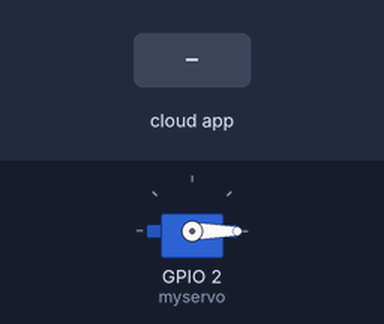
A sketch run on a simulated ESP8266 (NodeMCU). Shown: servo. The test bench sets the inputs (shaded band). The RemoteXY app is connected.

Above: at 1.2 s.
1.3 s: the phone or cloud app sets slider_01 to 1
Timing chart, 0 to 4.3 s (numbered marks = the images above; inputs shaded):
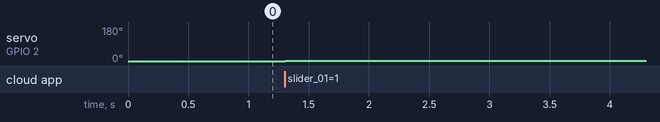

The sketch:

WiFi_controlled_Servo_Motor.ino
```cpp
#define REMOTEXY_MODE__ESP8266WIFI_LIB_POINT
#include <ESP8266WiFi.h>
#define REMOTEXY_WIFI_SSID "RemoteXY"
#define REMOTEXY_WIFI_PASSWORD ""
#define REMOTEXY_SERVER_PORT 6377
#include <RemoteXY.h>
#pragma pack(push, 1)
uint8_t RemoteXY_CONF[] =   // 27 bytes
  { 255,1,0,0,0,20,0,17,0,0,0,31,1,106,200,1,1,1,0,4,
  24,80,63,21,128,2,26 };
struct {
  int8_t slider_01;
  uint8_t connect_flag;
} RemoteXY;
#pragma pack(pop)
 #include <Servo.h>
Servo myservo;
void setup()
{
  RemoteXY_Init ();
  myservo.attach(2);//CONNECT ON D4;
}
void loop()
{
  RemoteXY_Handler ();
  int sliderValue = RemoteXY.slider_01;
  int servoAngle = map(sliderValue, 0, 100, 0, 180);
  myservo.write(servoAngle);
  RemoteXY_delay(20);
}
```

Measured:
- after the input at 1.3 s, servo on GPIO 2 (myservo): 0° → 2° at once
